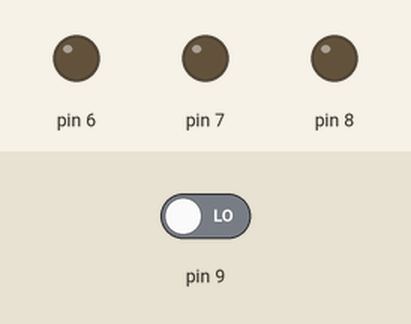
Simulated run of this sketch. Board: Arduino Uno, built with avr-gcc and run on an emulated ATmega328P. On the bench: output pins drawn as LEDs (lit = HIGH). Inputs (shaded band) come from the test bench; at power-on: pin 9 LOW.

Above: at 1.2 s.
1.3 s: pin 9 driven HIGH
At 1.7 s:
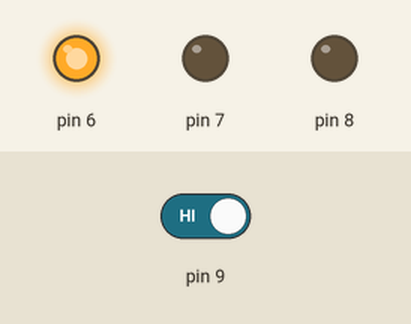
At 2.7 s:
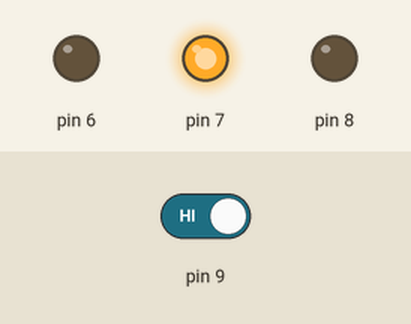
4.3 s: pin 9 driven LOW
At 4.8 s:
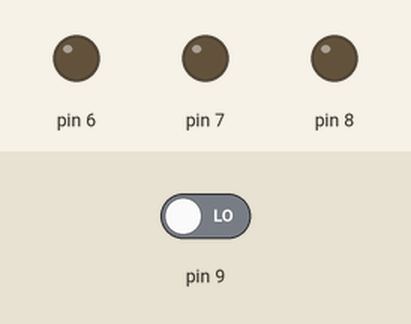
Timing chart, 0 to 7.3 s (numbered marks = the images above; inputs shaded):
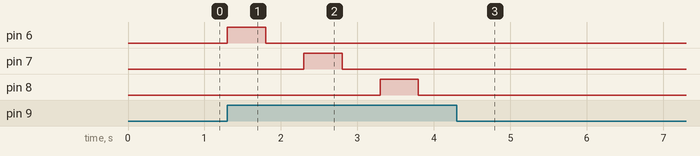

Measured:
- after the input at 1.3 s, pin 6: LOW → HIGH at once, → LOW 0.50 s later; pin 7: LOW → HIGH after 1.0 s, → LOW 0.50 s later; pin 8: LOW → HIGH after 2.0 s, → LOW 0.50 s later
- after the input at 4.3 s, pin 6–8: stops changing and stays LOW

The sketch:

three_blinking_lights.ino
```cpp
//Joseph Szlavik push edit
//Homework 14 - Edit by J. Kent Wirant
//Homework 14 - Edit by Paul Kyros

void setup() {
  //Setting up I/O
  pinMode(6, OUTPUT);
  pinMode(7, OUTPUT);
  pinMode(8, OUTPUT);
  pinMode(9, INPUT);
}
void loop() {
  //This is the loop that goes across the three LED's
  if(digitalRead(9)==HIGH)
  {
    digitalWrite(6,HIGH);
    delay(500);
    digitalWrite(6,LOW);
    delay(500);
    digitalWrite(7,HIGH);
    delay(500);
    digitalWrite(7,LOW);
    delay(500);
    digitalWrite(8,HIGH);
    delay(500);
    digitalWrite(8,LOW);
    delay(500);
  }
  else
  {
    digitalWrite(6, LOW);
    digitalWrite(7, LOW);
    digitalWrite(8, LOW);
  }
}
```
